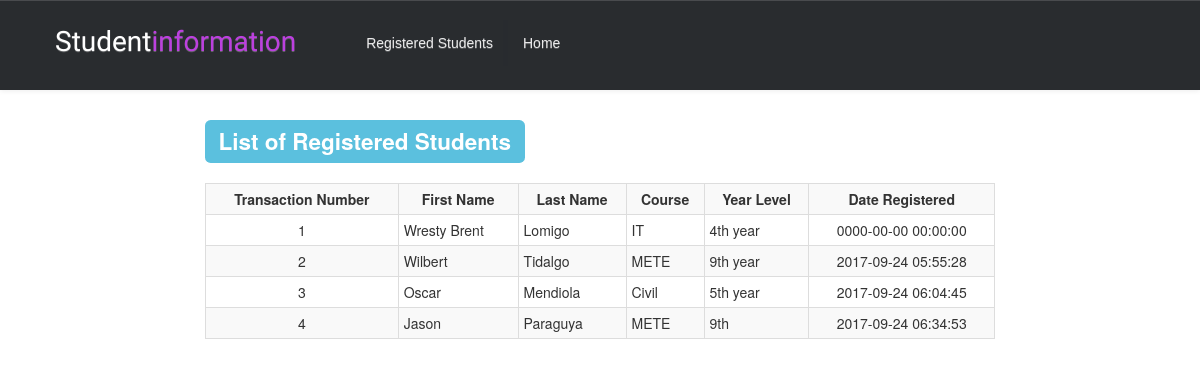
Screenshot of /student/students.php with the database file from the repository.
### tables this page shows
CREATE TABLE `student_info` (
  `Student_ID` int(11) NOT NULL,
  `First_Name` varchar(99) NOT NULL,
  `Last_Name` varchar(99) NOT NULL,
  `Course` varchar(99) NOT NULL,
  `Year_Level` varchar(99) NOT NULL,
  `Date` datetime NOT NULL
);

### student/students.php (the view, shortened to what this page needs)
<?php
require_once("dblogin.php");
?>
<!DOCTYPE html>
<html>
<head>
    <link rel="stylesheet" href="assets/bootstrap/css/bootstrap.min.css">
    <link rel="stylesheet" href="assets/css/styles.css">
    <link rel="stylesheet" href="assets/css/Pretty-Registration-Form.css">
    <link rel="stylesheet" href="assets/css/Pretty-Header.css">
</head>
<body>
<div class="row register-form">
<div class="col-md-12">
    <nav class="navbar navbar-default navbar-fixed-top custom-header">
        <div class="container-fluid">
            <div class="navbar-header"><a class="navbar-brand navbar-link" href="#">Student<span>information </span> </a>
            </div>
            <div class="collapse navbar-collapse" id="navbar-collapse">
                <ul class="nav navbar-nav links">
                    <li role="presentation"><a href="#">Registered Students</a></li>
                    <li role="presentation"><a href="index.php">Home</a></li>
                </ul>
            </div>
        </div>
    </nav>
</div>
<br><br><br><br><br>
<div class="col-md-8 col-md-offset-2">
        <h2><span class="label label-info">List of Registered Students</span></h2> <br>
        <table class="table table-condensed table-striped table-bordered">
                  <tr>
                    <th><center>Transaction Number</center></th>
                    <th><center>First Name</center></th>
                    <th><center>Last Name</center></th>
                    <th><center>Course</center></th>
                    <th><center>Year Level</center></th>
                    <th><center>Date Registered</center></th>
                  </tr>
<?php
          $query = mysqli_query($mysqli, "SELECT * FROM `student_info`");
          while($result = mysqli_fetch_array($query)) {
            echo "<tr>";
            echo "<td><center>" . $result['Student_ID'] . "</center></td>";
            echo "<td>" . $result['First_Name'] . "</td>";
            echo "<td>" . $result['Last_Name'] . "</td>";
            echo "<td>" . $result['Course'] . "</td>";
            echo "<td>" . $result['Year_Level'] . "</td>";
            echo "<td><center>" . $result['Date'] . "</center></td>";
            echo "</tr>";
    }
?>
        </table>
</div>
</div>
</body>
</html>

### student/assets/css/Pretty-Header.css (style rules this page uses)
.custom-header { background:#292c2f; padding:20px 40px; box-sizing:border-box; border:0; border-radius:0; }
.custom-header a.navbar-brand.navbar-link { color:#fff; font:normal 28px Cookie, Arial, Helvetica, sans-serif; line-height:0.5; margin-right:40px; background:#292c2f; }
.custom-header a.navbar-brand.navbar-link span { color:#bc40df; }
.custom-header ul.nav.navbar-nav.links li a { font:14px Arial, Helvetica, sans-serif; opacity:0.9; text-decoration:none; color:#fff; background:#292c2f; border:0; }

### rows the page displays
student_info: Student_ID "1", First_Name "Wresty Brent", Last_Name "Lomigo", Course "IT", Year_Level "4th year", Date "0000-00-00 00:00:00"
student_info: Student_ID "2", First_Name "Wilbert", Last_Name "Tidalgo", Course "METE", Year_Level "9th year", Date "2017-09-24 05:55:28"
student_info: Student_ID "3", First_Name "Oscar", Last_Name "Mendiola", Course "Civil", Year_Level "5th year", Date "2017-09-24 06:04:45"
student_info: Student_ID "4", First_Name "Jason", Last_Name "Paraguya", Course "METE", Year_Level "9th", Date "2017-09-24 06:34:53"
